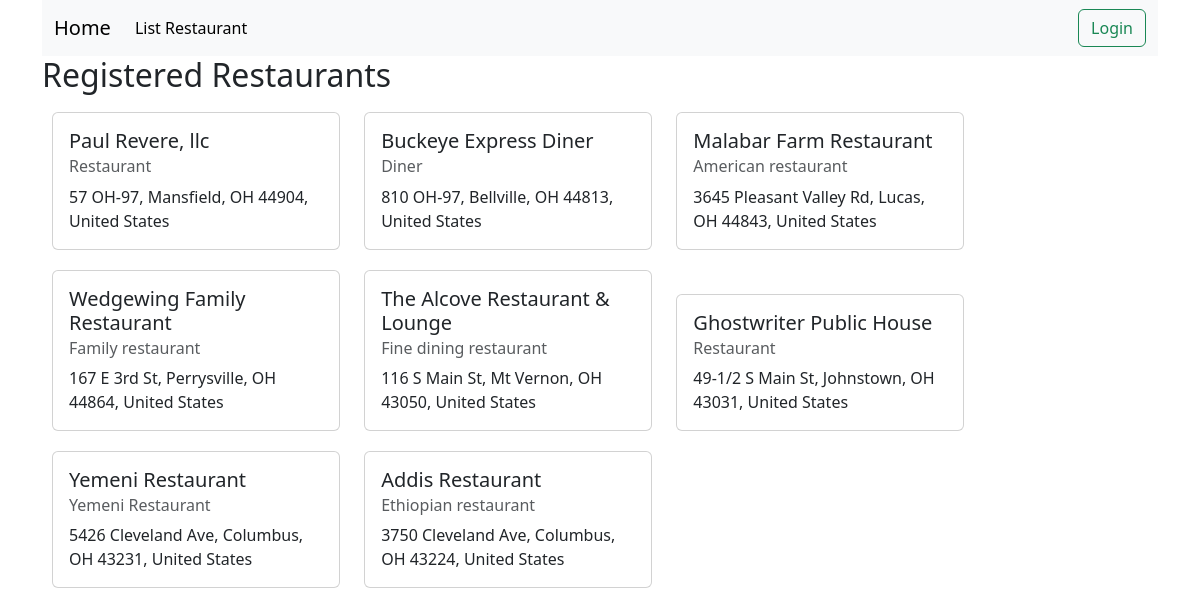
/index.php?cmd=list_resto, run on the app's committed database.
### tables this page shows
CREATE TABLE `restaurants` (
  `id` int(11) NOT NULL,
  `restaurant_name` varchar(255) NOT NULL,
  `restaurant_address` varchar(255) DEFAULT NULL,
  `restaurant_category` varchar(255) NOT NULL,
  `deleted_at` varchar(255) DEFAULT NULL,
  `created_at` datetime NOT NULL DEFAULT current_timestamp()
);

### include/dbic.php (called while the page is built, shortened)
<?php
class dbic {
	public $conn = null;
	private $encoding = "utf8";
	public function __construct($debug = false) {
        try {
			$this->conn = new PDO('mysql:host='.DBI_SERVER.';dbname='.DBI_NAME.';charset='.$this->encoding.'mb4', DBI_USER, DBI_PASS,array(PDO::ATTR_EMULATE_PREPARES => false, PDO::ATTR_ERRMODE => PDO::ERRMODE_EXCEPTION));
		} catch(PDOException $ex) {
			echo "An Error occured!";
			exit();
		}
	}
	public function runQuery($qry,$params) {
		$stmt = $this->conn->prepare($qry);
		$stmt->execute($params);
		return $stmt;
	}
}
?>

### list_resto.php (the view, shortened to what this page needs)
<div class="list-restaurant">
    <h2>Registered Restaurants</h2>
    <?php
        $where = 'where deleted_at IS NULL';
        $id = array();
        $qry = "SELECT * FROM restaurants $where";
        $result = $db->runQuery($qry,$id);
        if(isset($_REQUEST['id']) && $result->rowCount()==1){
            while ($row = $result->fetchObject()) {
                ?>
                <section class="py-5 text-center container">
                    <div class="row py-lg-5">
                    <div class="col-lg-6 col-md-8 mx-auto">
                        <h1 class="fw-light"><?php echo $row->restaurant_name ?></h1>
                        <h3 class="fw-light"><?php echo $row->restaurant_category ?></h3>
                        <p class="lead text-muted"><?php echo $row->restaurant_address ?></p>
                        <p>
                        <a href="index.php?cmd=show_employees&id=<?php echo $row->id ?>" class="btn btn-success my-2">Show employees</a>
                        </p><p>
                        <a href="index.php?cmd=edit_resto&id=<?php echo $row->id ?>" class="btn btn-primary my-2">Edit Details</a></p>
                    </div>
                    </div>
                </section>
                <?php
            }
        }else{
            while ($row = $result->fetchObject()) {
                ?>
                <div class="card" style="width: 18rem;">
                <div class="card-body">
                    <h5 class="card-title"><?php if(isset($_SESSION['username'])): ?><a href="index.php?cmd=list_resto&id=<?php echo $row->id ?>"><?php echo $row->restaurant_name ?></a><?php else: ?><?php echo $row->restaurant_name ?><?php endif; ?></h5>
                    <h6 class="card-subtitle mb-2 text-body-secondary"><?php echo $row->restaurant_category ?></h6>
                    <p class="card-text"><?php echo $row->restaurant_address ?></p>
                </div>
                </div>
                <?php
            }
        }
    ?>
</div>

### index.php (shortened to what this page needs)
<?php
$db = new dbic();
?>
<!DOCTYPE html PUBLIC "-//W3C//DTD HTML 4.01//EN">
<html lang="en">
<head>
<link rel="stylesheet" type="text/css" href="https://cdn.datatables.net/1.13.4/css/jquery.dataTables.css" />
<link href="css/style.css" rel="stylesheet" type="text/css">
<link href="https://cdn.jsdelivr.net/npm/bootstrap@5.3.0-alpha3/dist/css/bootstrap.min.css" rel="stylesheet">
</head>
<body>
	<div id="wrapper">
	<div class="container">
	<?php require("include/header.php");?>
		<div id="content">
		<?php
		if(isset($_REQUEST['cmd']) && $_REQUEST['cmd']!="")
		{
			if (!file_exists(($_REQUEST['cmd'].".php")))	{
				include("404.php");
			}
			else {
				$rurl = $_REQUEST['cmd'].".php";
				include($rurl);
			}
		}
			?>
			</div>
	</div>
</div>
</body>
</html>

### include/header.php (shortened to what this page needs)
<?php
    $active = isset($_REQUEST['cmd']) ? $_REQUEST['cmd'] : '';
?>
<nav class="navbar navbar-expand-lg bg-body-tertiary">
  <div class="container-fluid">
    <a class="navbar-brand" href="index.php">Home</a>
    <div class="collapse navbar-collapse" id="navbarSupportedContent">
      <ul class="navbar-nav me-auto mb-2 mb-lg-0">
        <li class="nav-item">
          <a href="index.php?cmd=list_resto" class="nav-link <?php echo $active=='list_resto' ? ' active' : '' ?>">List Restaurant</a>
        </li>
      </ul>
    </div>
    <?php if(!isset($_SESSION['username'])){ ?>
        <a href="index.php?cmd=login"><button class="btn btn-outline-success" type="submit">Login</button></a>
    <?php }else{ ?>
        <a href="index.php?cmd=logout"><button class="btn btn-outline-danger" type="submit">Logout</button></a>
    <?php } ?>
  </div>
</nav>

### css/style.css (style rules this page uses)
.active { background-color: #F2F2F2F2; color: black !important; }
.list-restaurant .card { display: inline-block; margin: 10px 10px; }

### data on the page
restaurants: restaurant_name "Paul Revere, llc", restaurant_category "Restaurant", restaurant_address "57 OH-97, Mansfield, OH 44904, United States"
restaurants: restaurant_name "Buckeye Express Diner", restaurant_category "Diner", restaurant_address "810 OH-97, Bellville, OH 44813, United States"
restaurants: restaurant_name "Malabar Farm Restaurant", restaurant_category "American restaurant", restaurant_address "3645 Pleasant Valley Rd, Lucas, OH 44843, United States"
restaurants: restaurant_name "Wedgewing Family Restaurant", restaurant_category "Family restaurant", restaurant_address "167 E 3rd St, Perrysville, OH 44864, United States"
restaurants: restaurant_name "The Alcove Restaurant & Lounge", restaurant_category "Fine dining restaurant", restaurant_address "116 S Main St, Mt Vernon, OH 43050, United States"
restaurants: restaurant_name "Ghostwriter Public House", restaurant_category "Restaurant", restaurant_address "49-1/2 S Main St, Johnstown, OH 43031, United States"
restaurants: restaurant_name "Yemeni Restaurant", restaurant_category "Yemeni Restaurant", restaurant_address "5426 Cleveland Ave, Columbus, OH 43231, United States"
restaurants: restaurant_name "Addis Restaurant", restaurant_category "Ethiopian restaurant", restaurant_address "3750 Cleveland Ave, Columbus, OH 43224, United States"
